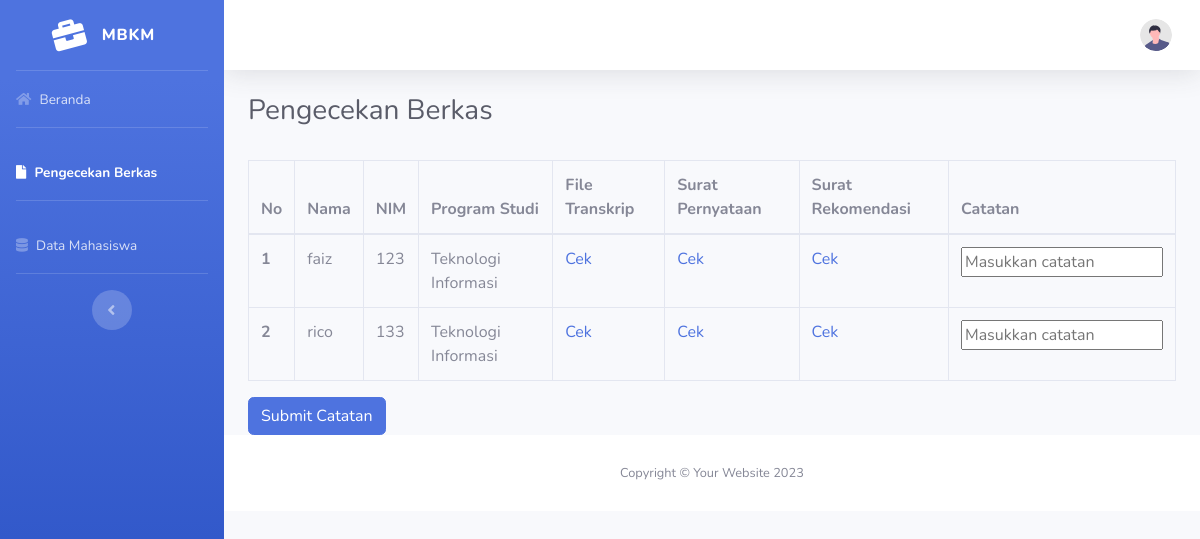
/cekberkas.php, run on the app's committed database.
### tables this page shows
CREATE TABLE `tbl_berkas` (
  `id` int(11) NOT NULL,
  `nama` varchar(255) NOT NULL,
  `nim` varchar(20) NOT NULL,
  `prodi` varchar(100) NOT NULL,
  `transkrip` varchar(255) NOT NULL,
  `pernyataan` varchar(255) NOT NULL,
  `rekomendasi` varchar(255) NOT NULL,
  `tanggal_upload` timestamp NOT NULL DEFAULT current_timestamp(),
  `catatan` text NOT NULL,
  `sptjm` varchar(255) DEFAULT NULL,
  `file_rekomendasi` varchar(255) DEFAULT NULL
);

### cekberkas.php (the view, shortened to what this page needs)
<?php
require_once "koneksi.php";
$sql = "SELECT * FROM tbl_berkas";
$result = $conn->query($sql);
?>
<!DOCTYPE html>
<html lang="en">
<head>
    <link href="vendor/fontawesome-free/css/all.min.css" rel="stylesheet" type="text/css">
    <link href="css/sb-admin-2.min.css" rel="stylesheet">
</head>
<body id="page-top">
    <div id="wrapper">
        <ul class="navbar-nav bg-gradient-primary sidebar sidebar-dark accordion" id="accordionSidebar">
            <a class="sidebar-brand d-flex align-items-center justify-content-center" href="admin.php">
                <div class="sidebar-brand-icon rotate-n-15">
                    <i class="fas fa-briefcase"></i>
                </div>
                <div class="sidebar-brand-text mx-3">MBKM </div>
            </a>
            <hr class="sidebar-divider my-0">
            <li class="nav-item">
                <a class="nav-link" href="admin.php">
                    <i class="fas fa-home"></i>
                    <span>Beranda</span></a>
            </li>
            <hr class="sidebar-divider">
            <li class="nav-item active">
                <a class="nav-link" href="cekberkas.php">
                    <i class="fas fa-file"></i>
                    <span>Pengecekan Berkas</span></a>
            </li>
            <hr class="sidebar-divider">
            <li class="nav-item">
                <a class="nav-link" href="datamahasiswa.php">
                    <i class="fas fa-database"></i>
                    <span>Data Mahasiswa</span></a>
            </li>
            <hr class="sidebar-divider d-none d-md-block">
            <div class="text-center d-none d-md-inline">
                <button class="rounded-circle border-0" id="sidebarToggle"></button>
            </div>
        </ul>
        <div id="content-wrapper" class="d-flex flex-column">
            <div id="content">
                <nav class="navbar navbar-expand navbar-light bg-white topbar mb-4 static-top shadow">
                    <ul class="navbar-nav ml-auto">
                        <li class="nav-item dropdown no-arrow">
                            <a class="nav-link dropdown-toggle" href="#" id="userDropdown" role="button"
                                data-toggle="dropdown" aria-haspopup="true" aria-expanded="false">
                                <img class="img-profile rounded-circle"
                                    src="img/undraw_profile.svg">
                            </a>
                        </li>
                    </ul>
                </nav>
                <div class="container-fluid">
                    <div class="d-sm-flex align-items-center justify-content-between mb-4">
                        <h1 class="h3 mb-2 text-gray-800">Pengecekan Berkas</h1>
                    </div>
                     <form action="<?php echo htmlspecialchars($_SERVER["PHP_SELF"]); ?>" method="POST">
                <div class="table-responsive">
                    <table class="table table-bordered" id="dataTable" width="100%" cellspacing="0">
                        <thead>
                            <tr>
                                <th>No</th>
                                <th>Nama</th>
                                <th>NIM</th>
                                <th>Program Studi</th>
                                <th>File Transkrip</th>
                                <th>Surat Pernyataan</th>
                                <th>Surat Rekomendasi</th>
                                <th>Catatan</th>
                            </tr>
                        </thead>
                        <tbody>
                            <?php
                            $no = 1;
                            if ($result->num_rows > 0) {
                                while ($row = $result->fetch_assoc()) {
                                    echo "<tr>";
                                    echo "<th scope='row'>" . $no . "</th>";
                                    echo "<td>" . $row['nama'] . "</td>";
                                    echo "<td>" . $row['nim'] . "</td>";
                                    echo "<td>" . $row['prodi'] . "</td>";
                                    echo "<td><a href='" . $row['transkrip'] . "' target='_blank'>Cek</a></td>";
                                    echo "<td><a href='" . $row['pernyataan'] . "' target='_blank'>Cek</a></td>";
                                    echo "<td><a href='" . $row['rekomendasi'] . "' target='_blank'>Cek</a></td>";
                                    echo "<td><input type='text' name='catatan[]' placeholder='Masukkan catatan'></td>";
                                    echo "</tr>";
                                    $no++;
                                }
                            } else {
                                echo "<tr><td colspan='7'>Tidak ada data</td></tr>";
                            }
                            ?>
                            </tbody>
                            </table>
                            </div>
                            <button type="submit" name="submit" class="btn btn-primary">Submit Catatan</button>
                            </form>
            </div>
            <footer class="sticky-footer bg-white">
                <div class="container my-auto">
                    <div class="copyright text-center my-auto">
                        <span>Copyright &copy; Your Website 2023</span>
                    </div>
                </div>
            </footer>
        </div>
    </div>
</body>
</html>

### data on the page
tbl_berkas: nama "faiz", nim "123", prodi "Teknologi Informasi"
tbl_berkas: nama "rico", nim "133", prodi "Teknologi Informasi"
